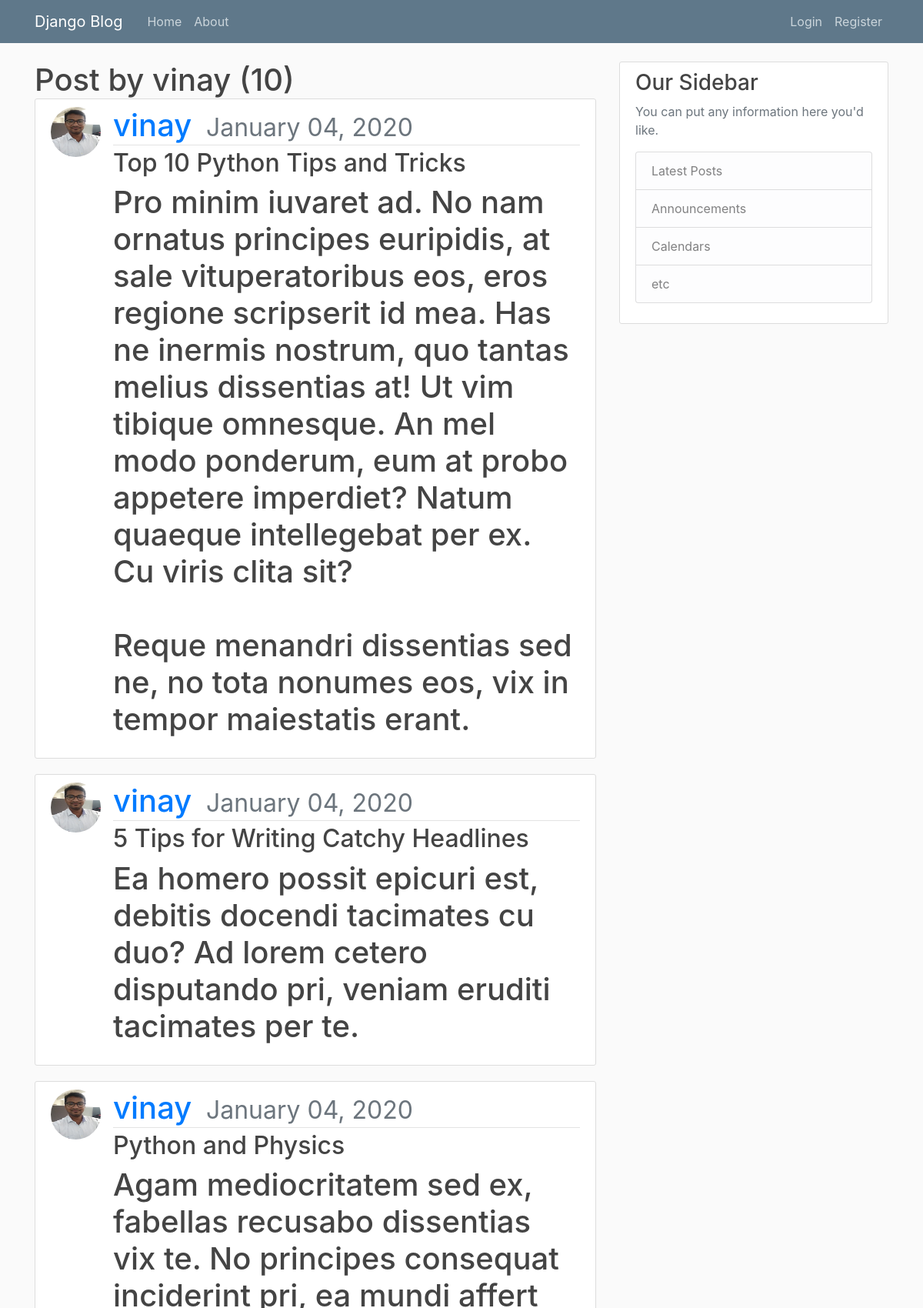
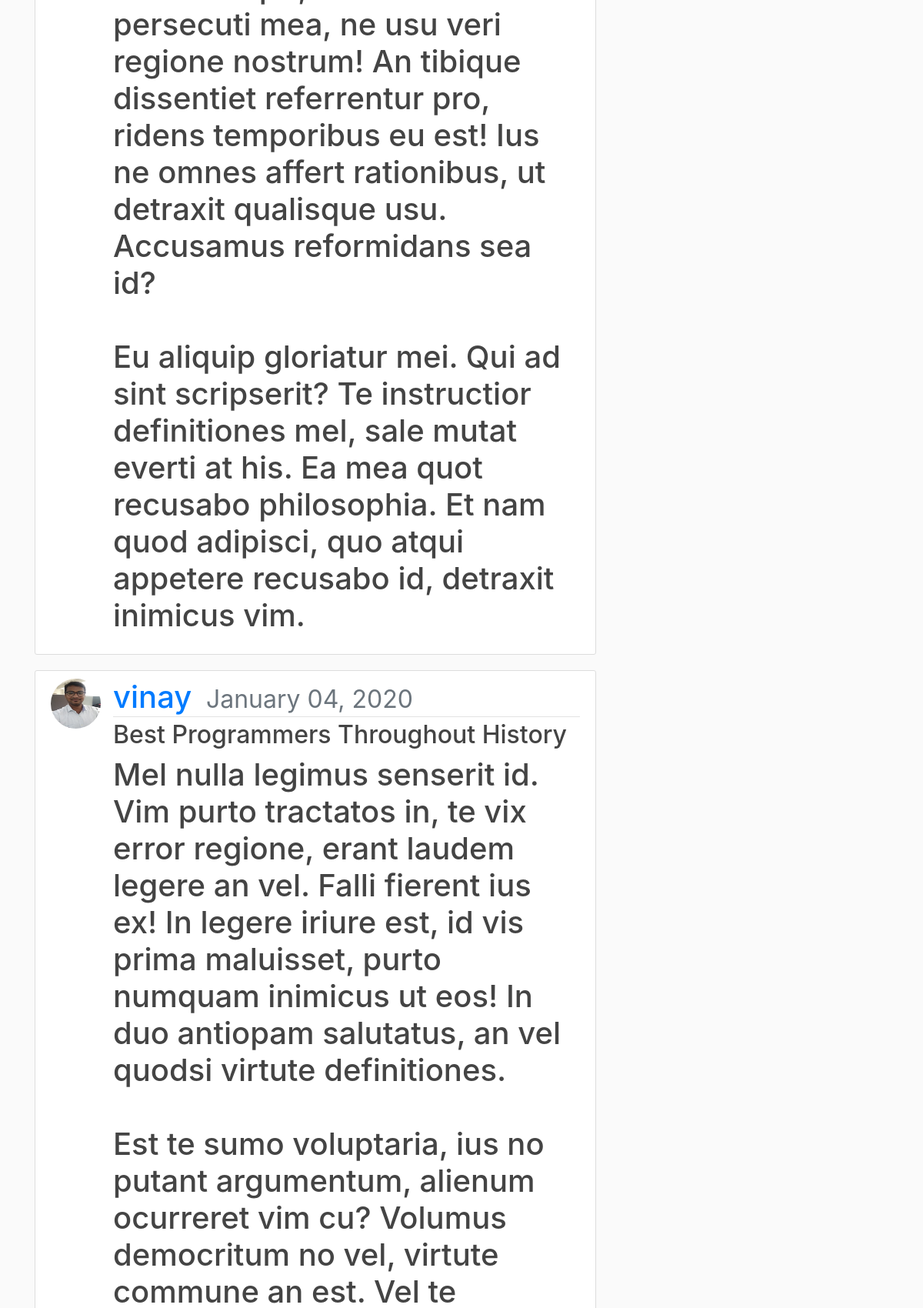
The page /user/vinay (upper part) on the database its author committed (2 pictures, top to bottom).
### blog/models.py (models this page shows, shortened)
class Post(models.Model):
    title = models.CharField(max_length=100)
    content = models.TextField()
    date_posted = models.DateTimeField(default=timezone.now)
    author = models.ForeignKey(User, on_delete=models.CASCADE)

### users/models.py (models this page shows, shortened)
class Profile(models.Model):
    user = models.OneToOneField(User, on_delete=models.CASCADE)
    image = models.ImageField(default='default.jpg',upload_to='profile_pics')

### blog/views.py (the view)
# urls.py: path('user/<str:username>', UserPostListView.as_view(),name ='user-posts')
class UserPostListView(ListView):
    model = Post
    template_name = 'blog/user_post.html'
    context_object_name = 'posts'
    ordering = ['-date_posted'] #posts will be posted according to date and time in descending order.
    paginate_by = 5
    def get_queryset(self):
        user = get_object_or_404(User, username=self.kwargs.get('username'))# takes the username from url
        return Post.objects.filter(author=user).order_by('-date_posted')

### templates/blog/user_post.html (shortened to what this page needs)
{% extends "blog/base.html" %}
{% block content %}
    <h1 class="mb-3">Post by {{ view.kwargs.username }} ({{ page_obj.paginator.count }})
    {% for post in posts %}
        <article class="media content-section">
        <img class="rounded-circle article-img" src="{{ post.author.profile.image.url }}">
          <div class="media-body">
            <div class="article-metadata">
              <a class="mr-2" href="{% url 'user-posts' post.author.username %}">{{ post.author }}</a>
              <small class="text-muted">{{ post.date_posted|date:"F d, Y" }}</small>
            </div>
            <h2><a class="article-title" href="{% url 'post-detail' post.id %}">{{ post.title }}</a></h2>
            <p class="article-content">{{ post.content }}</p>
          </div>
        </article>
    {% endfor %}
{% endblock content %}

### templates/blog/base.html (style rules this page uses)
body { background: #fafafa; color: #333333; margin-top: 5rem; }
h1, h2, h3, h4, h5, h6 { color: #444444; }
.content-section { background: #ffffff; padding: 10px 20px; border: 1px solid #dddddd; border-radius: 3px; margin-bottom: 20px; }
.article-title { color: #444444; }
.article-content { white-space: pre-line; }
.article-img { height: 65px; width: 65px; margin-right: 16px; }
.article-metadata { padding-bottom: 1px; margin-bottom: 4px; border-bottom: 1px solid #e3e3e3 }

### rows shown on the page
Post: author.profile.image (picture), author "vinay", date_posted "January 04, 2020", title "Top 10 Python Tips and Tricks", content "Pro minim iuvaret ad. No nam ornatus principes euripidis, at sale vituperatoribus eos, eros regione scripserit id mea. Has ne inermis nostrum, quo tantas melius dissentias at! Ut vim tibique omnesque. An mel modo ponderum, eum at probo appetere imperdiet? Natum quaeque intellegebat per ex. Cu viris clita sit? Reque menandri dissentias sed ne, no tota nonumes eos, vix in tempor maiestatis erant."
Post: author.profile.image (picture), author "vinay", date_posted "January 04, 2020", title "5 Tips for Writing Catchy Headlines", content "Ea homero possit epicuri est, debitis docendi tacimates cu duo? Ad lorem cetero disputando pri, veniam eruditi tacimates per te."
Post: author.profile.image (picture), author "vinay", date_posted "January 04, 2020", title "Python and Physics", content "Agam mediocritatem sed ex, fabellas recusabo dissentias vix te. No principes consequat inciderint pri, ea mundi affert persecuti mea, ne usu veri regione nostrum! An tibique dissentiet referrentur pro, ridens temporibus eu est! Ius ne omnes affert rationibus, ut detraxit qualisque usu. Accusamus reformidans sea id? Eu aliquip gloriatur mei. Qui ad sint scripserit? Te instructior definitiones mel, sale mutat everti at his. Ea mea quot recusabo philosophia. Et nam quod adipisci, quo atqui appetere recusabo id, detraxit inimicus vim."
Post: author.profile.image (picture), author "vinay", date_posted "January 04, 2020", title "Best Programmers Throughout History"

### other values the page prints
{{ view.kwargs.username }} "vinay"
{{ page_obj.paginator.count }} "10"
